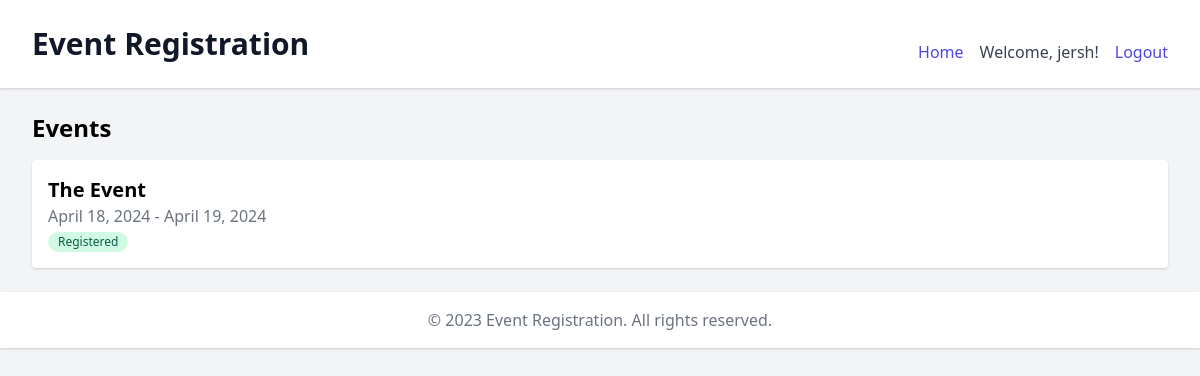
Screenshot of /events/ (signed in) with the database file from the repository.
### events/models.py (models this page shows, shortened)
class Event(models.Model):
    name = models.CharField(max_length=100)
    description = models.TextField()
    start_date = models.DateField()
    end_date = models.DateField()
    registrants = models.ManyToManyField(User, related_name='registered_events')

### events/views.py (the view)
# urls.py: path('', views.event_list, name='event_list'),
@login_required
def event_list(request):
    events = Event.objects.all()
    return render(request, 'event_list.html', {'events': events})

### events/templates/event_list.html
{% extends 'base.html' %}
{% block content %}
  <h2 class="text-2xl font-bold mb-4">Events</h2>
  <ul class="space-y-4">
    {% for event in events %}
      <li class="bg-white shadow p-4 rounded">
        <h3 class="text-xl font-bold">{{ event.name }}</h3>
        <p class="text-gray-500">{{ event.start_date }} - {{ event.end_date }}</p>
        {% if user in event.registrants.all %}
          <span class="inline-flex items-center px-2.5 py-0.5 rounded-full text-xs font-medium bg-green-100 text-green-800">Registered</span>
        {% else %}
          <a href="{% url 'register_event' event.id %}" class="inline-flex items-center px-3 py-2 border border-transparent text-sm leading-4 font-medium rounded-md text-white bg-indigo-600 hover:bg-indigo-700 focus:outline-none focus:ring-2 focus:ring-offset-2 focus:ring-indigo-500">Register</a>
        {% endif %}
      </li>
    {% empty %}
      <li class="text-gray-500">No events available.</li>
    {% endfor %}
  </ul>
{% endblock %}

### templates/base.html (shortened to what this page needs)
<!DOCTYPE html>
<html lang="en">
<head>
  <link href="https://cdn.jsdelivr.net/npm/tailwindcss@2.2.19/dist/tailwind.min.css" rel="stylesheet">
</head>
<body class="bg-gray-100">
  <header class="bg-white shadow">
    <div class="max-w-7xl mx-auto py-6 px-4 sm:px-6 lg:px-8 flex justify-between items-center">
      <h1 class="text-3xl font-bold leading-tight text-gray-900">Event Registration</h1>
      <nav class="mt-4">
        <ul class="flex space-x-4">
          <li><a href="{% url 'home' %}" class="text-indigo-600 hover:text-indigo-900">Home</a></li>
          {% if user.is_authenticated %}
            <li><span class="text-gray-700">Welcome, {{ user.username }}!</span></li>
            <li><a href="{% url 'logout' %}" class="text-indigo-600 hover:text-indigo-900">Logout</a></li>
          {% else %}
            <li><a href="{% url 'login' %}" class="text-indigo-600 hover:text-indigo-900">Login</a></li>
            <li><a href="{% url 'register' %}" class="text-indigo-600 hover:text-indigo-900">Register</a></li>
          {% endif %}
        </ul>
      </nav>
    </div>
  </header>
  <main class="max-w-7xl mx-auto py-6 sm:px-6 lg:px-8">
    {% block content %}
    {% endblock %}
  </main>
  <footer class="bg-white shadow">
    <div class="max-w-7xl mx-auto py-4 px-4 sm:px-6 lg:px-8">
      <p class="text-center text-gray-500">&copy; 2023 Event Registration. All rights reserved.</p>
    </div>
  </footer>
</body>
</html>

### rows the page displays
Event: name "The Event", start_date "April 18, 2024", end_date "April 19, 2024", shows "Registered"

### other values shown
{{ user.username }} "jersh"
